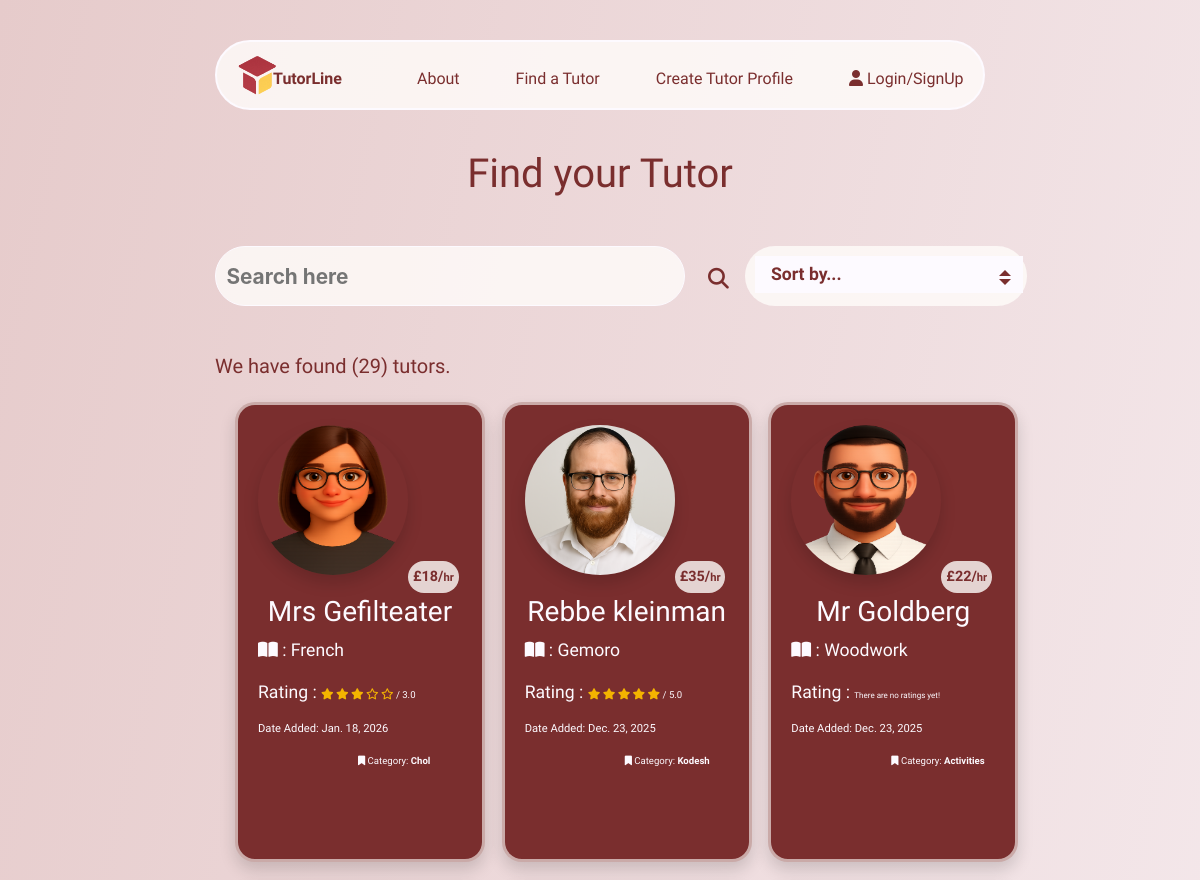
The page /tutors/ (upper part) on the database as committed earlier.
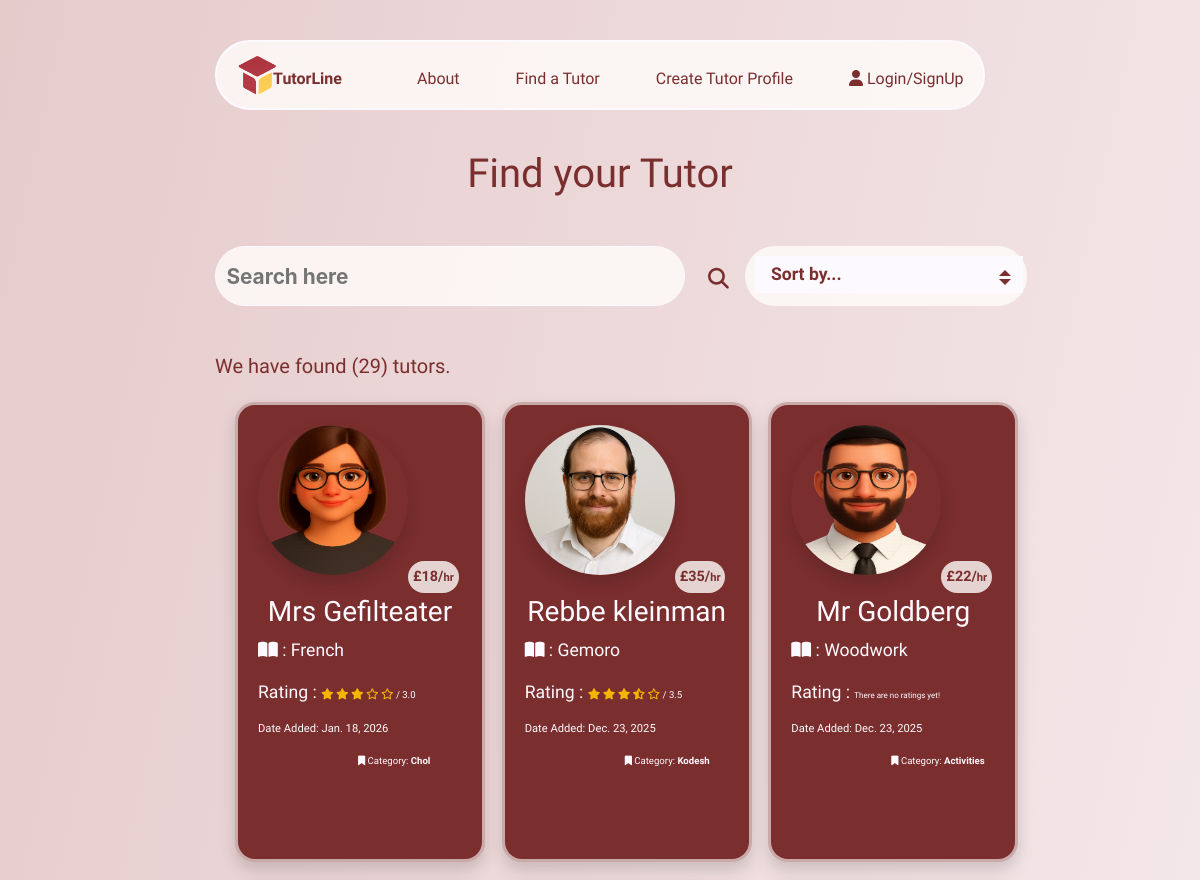
The same page on the database as committed later.
### tutors/models.py (models this page shows, shortened)
class Tutors(models.Model):
    class Meta:
        verbose_name_plural = "Tutors"
    user = models.ForeignKey(User, on_delete=models.CASCADE, null=True, blank=True)
    name = models.CharField(max_length=254)
    location = models.ForeignKey('Location', null=True, blank=True,
                                 on_delete=models.SET_NULL)
    category = models.ForeignKey('Category', null=True, blank=True,
                                 on_delete=models.SET_NULL)
    date_added = models.DateField(auto_now=True)
    subject = models.CharField(max_length=254)
    price = models.IntegerField()
    active = models.BooleanField(default=True)
    description = models.TextField()
    email = models.EmailField()
    phone = models.CharField(max_length=14)
    rating = models.FloatField(default=0)
    image = models.ImageField(blank=True, null=True)
    is_male = models.BooleanField()
    color_1 = models.IntegerField(default=rand)
    color_2 = models.IntegerField(default=rand)
    color_3 = models.IntegerField(default=rand)

class Category(models.Model):
    class Meta:
        verbose_name_plural = "Categories"
    name = models.CharField(max_length=254)
    def __str__(self):
        return self.name

### tutors/views.py (the view)
# urls.py: path('tutors/', include('tutors.urls')),
def tutors(request):
    tutors = Tutors.objects.all()
    active_tutors = Tutors.objects.filter(active=True)
    if active_tutors.exists():
        tutors = active_tutors
    else:
        tutors = None
    query = None
    sort = request.GET.get('sort')
    if request.GET:
        if 'q' in request.GET:
            query = request.GET['q']
            queries = Q(name__icontains=query) | Q(subject__icontains=query) | Q(category__name__icontains=query) | Q(location__name__icontains=query)
            tutors = tutors.filter(queries)
    if sort == "price_low":
        tutors = tutors.order_by('price')
    elif sort == "price_high":
        tutors = tutors.order_by('-price')
    elif sort == "most_recent":
        tutors = tutors.order_by('-date_added')
    elif sort == "highest_rating":
        tutors = tutors.filter(rating__gt=0).order_by('-rating')
    context = {
                'tutors': tutors,
                'search': query,
                }
    return render(request, 'tutors/tutors.html', context)

### tutors/templates/tutors/tutors.html (shortened to what this page needs)
{% extends "base.html" %}
{% load static %}
{% block extracss%}
<link rel="stylesheet" href="{% static 'css/tutors.css' %}">
{% endblock %}
{% block content %}
    <h1>Find your Tutor</h1>
    <div class="container-fluid mt-5">
        <div class="row">
            <div class="col-1 col-md-2"></div>
            <div class="col-10 col-md-5">
                 <form action="{% url 'tutors' %}" method="GET">
                    <div class="search-bar">
                        <input type="text" class="search-input" name="q" placeholder="Search here">
                        <button class="btn" type="submit"><i class="fas fa-search"></i></button>
                    </div>
                 </form>
            </div>
            <div class="col-1 col-md-5">
                <form action="{% url 'tutors' %}" method="GET">
                    <div class="select-box">
                        <select name="sort" onchange="this.form.submit()">
                            <option value="">Sort by...</option>
                        </select>
                    </div>
                </form>
            </div>
        </div>
    </div>
    <section class="mt-5">
        <div class="container-fluid">
            <div class="row search-results">
                <div class="col-1 col-md-2"></div>
                <div class="col-11 col-md-4">
                    <h5>We have found ({{ tutors.count }}) tutor{% if tutors.count == 1 %}{% else %}s{% endif %}{% if search %}, for <strong>"{{ search }}"</strong>.{% else %}.
                        {% endif %}
                    </h5>
                </div>
                <div class="d-none d-md-block col-md-6"></div>
            </div>
            <div class="row mt-3">
                <div class="col-1 col-md-2"></div>
                <div class="col-10 col-md-8">
                    <div class="row">
                        {% for tutor in tutors %}
                        <div class="col-12 col-md-6 col-lg-4">
                            <a href="{% url 'tutor_details' tutor.id %}">
                                <div class="tutor-card shadow">
                                    {% if tutor.is_male == True %}
                                    {% if tutor.image %}
                                    <img src="{{ tutor.image.url }}" class="image shadow" alt="{{ tutor.name }}">
                                    {% else %}
                                    <img src="/media/placeholder_male2.png" class="image shadow" alt="{{ tutor.name }}">
                                    {% endif %}
                                    {% else %}
                                    <img src="/media/placeholder_female.png" class="image shadow" alt="{{ tutor.name }}">
                                    {% endif %}
                                    <p class="price-stamp">£{{ tutor.price }}/<span class="per-hr">hr</span></p>
                                    <div class="details">
                                        <h3>{{ tutor.name }}</h3>
                                        <p><i class="fa-solid fa-book-open"></i> : {{ tutor.subject }}</p>
                                        <p>
                                            Rating : {% if tutor.rating == 0 %}
                                            <span class="no-rating">There are no ratings yet!</span>
                                            {% else %}
                                            {% if tutor.rating == 5 %}
                                            <i class="fa-solid fa-star r-stars"></i>
                                            <i class="fa-solid fa-star r-stars"></i>
                                            <i class="fa-solid fa-star r-stars"></i>
                                            <i class="fa-solid fa-star r-stars"></i>
                                            <i class="fa-solid fa-star r-stars"></i>
                                            {% elif tutor.rating > 4 %}
                                            <i class="fa-solid fa-star r-stars"></i>
                                            <i class="fa-solid fa-star r-stars"></i>
                                            <i class="fa-solid fa-star r-stars"></i>
                                            <i class="fa-solid fa-star r-stars"></i>
                                            <i class="fa-solid fa-star-half-stroke r-stars"></i>
                                            {% elif tutor.rating == 4 %}
                                            <i class="fa-solid fa-star r-stars"></i>
                                            <i class="fa-solid fa-star r-stars"></i>
                                            <i class="fa-solid fa-star r-stars"></i>
                                            <i class="fa-solid fa-star r-stars"></i>
                                            <i class="fa-regular fa-star r-stars"></i>
                                            {% elif tutor.rating > 3 %}
                                            <i class="fa-solid fa-star r-stars"></i>
                                            <i class="fa-solid fa-star r-stars"></i>
                                            <i class="fa-solid fa-star r-stars"></i>
                                            <i class="fa-solid fa-star-half-stroke r-stars"></i>
                                            <i class="fa-regular fa-star r-stars"></i>
                                            {% elif tutor.rating == 3 %}
                                            <i class="fa-solid fa-star r-stars"></i>
                                            <i class="fa-solid fa-star r-stars"></i>
                                            <i class="fa-solid fa-star r-stars"></i>
                                            <i class="fa-regular fa-star r-stars"></i>
                                            <i class="fa-regular fa-star r-stars"></i>
                                            {% elif tutor.rating > 2 %}
                                            <i class="fa-solid fa-star r-stars"></i>
                                            <i class="fa-solid fa-star r-stars"></i>
                                            <i class="fa-solid fa-star-half-stroke r-stars"></i>
                                            <i class="fa-regular fa-star r-stars"></i>
                                            <i class="fa-regular fa-star r-stars"></i>
                                            {% elif tutor.rating == 2 %}
                                            <i class="fa-solid fa-star r-stars"></i>
                                            <i class="fa-solid fa-star r-stars"></i>
                                            <i class="fa-regular fa-star r-stars"></i>
                                            <i class="fa-regular fa-star r-stars"></i>
                                            <i class="fa-regular fa-star r-stars"></i>
                                            {% elif tutor.rating > 1 %}
                                            <i class="fa-solid fa-star r-stars"></i>
                                            <i class="fa-solid fa-star-half-stroke r-stars"></i>
                                            <i class="fa-regular fa-star r-stars"></i>
                                            <i class="fa-regular fa-star r-stars"></i>
                                            <i class="fa-regular fa-star r-stars"></i>
                                            {% else %}
                                            <i class="fa-solid fa-star r-stars"></i>
                                            <i class="fa-regular fa-star r-stars"></i>
                                            <i class="fa-regular fa-star r-stars"></i>
                                            <i class="fa-regular fa-star r-stars"></i>
                                            <i class="fa-regular fa-star r-stars"></i>
                                            {% endif %}
                                            <span class="rating-num"> / {{ tutor.rating|floatformat:1 }}</span>
                                            {% endif %}
                                        </p>
                                        <p class="date-tag">Date Added: {{ tutor.date_added }}</p>
                                        <p class="category-tag"><i class="fa-solid fa-bookmark"></i> Category: <strong>{{ tutor.category }}</strong></p>
                                    </div>
                                </div>
                            </a>
                        </div>
                        {% endfor %}
                    </div>
                </div>
                <div class="col-1 col-md-2"></div>
            </div>
        </div>
    </section>
{% endblock %}

### templates/base.html (shortened to what this page needs)
{% load static %}
<!doctype html>
<html lang="en">
  <head>
    {% block corecss %}
        <link rel="stylesheet" href="{% static 'css/base.css' %}">
        <link rel="stylesheet" href="{% static 'css/mobile-base.css' %}">
        <link rel="stylesheet" href="{% static 'css/buttons.css' %}">
        <link rel="stylesheet" href="https://cdnjs.cloudflare.com/ajax/libs/font-awesome/6.6.0/css/all.min.css">
        <link rel="stylesheet" href="https://cdnjs.cloudflare.com/ajax/libs/font-awesome/6.6.0/css/all.min.css">
        <link rel="stylesheet" href="https://cdn.jsdelivr.net/npm/bootstrap@4.6.2/dist/css/bootstrap.min.css">
    {% endblock %}
    {% block extracss%}
    {% endblock %}
  </head>
  <body>
    <header>
      <div class="container-fluid">
        <div class="row above-nav"></div>
        <div class="row">
          <div class="col-1 col-lg-2"></div>
          <div class="col-10 col-lg-8" id="nav">
            <ul class="d-none d-md-block nav nav-desktop">
              <li><a href="{% url 'home' %}">
                <img src="/media/logo.png" alt="logo" class="logo"><span class="logo-txt">TutorLine</span>
              </a></li>
              <span class="nav-options">
                <li class="nav-select"><a href="{% url 'about' %}">About</a></li>
                <li class="nav-select"><a href="{% url 'tutors' %}">Find a Tutor</a></li>
                {% if request.user.is_authenticated %}
                <li class="nav-select"><a href="{% url 'create_tutor' user.id %}">Create Tutor Profile</a></li>
                {% else %}
                <li class="nav-select pointer" onclick="profileSignIn()">Create Tutor Profile</li>
                {% endif %}
                <li class="sign-in nav-select">
                  {% if request.user.is_authenticated %}
                  <p><strong>Hi!</strong> {{ user.username }}</p>
                  <div id="sign-in-dropdown">
                    {% if user.is_authenticated and user.is_superuser %}
                      <p class="nav-select"><a href="/admin/">Admin</a></p>
                    {% endif %}
                   <button class="nav-select btn logout-btn" onclick="revealLogout()">Logout</button>
                  </div>
                  {% else %}
                  <i class="fa-solid fa-user"></i>
                   <a href="{% url 'account_login' %}">Login/SignUp</a>
                  {% endif %}
                </li>
              </span>
            </ul>
          </div>
          <div class="col-1 col-lg-2"></div>
        </div>
      </div>
    </header>
    {% block content %}
    {% endblock %}
  </body>
</html>

Rows that differ between the two databases and show on the page:
changed Tutors "Rebbe kleinman": rating "5.0" → "3.5"
